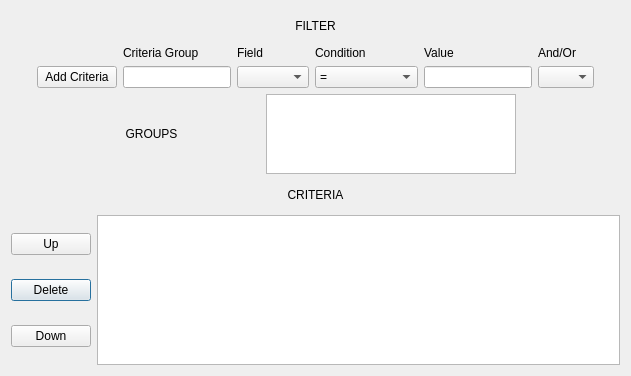
<?xml version="1.0" encoding="UTF-8"?>
<ui version="4.0">
 <class>CriteriaDialog</class>
 <widget class="QDialog" name="CriteriaDialog">
  <property name="geometry">
   <rect>
    <x>0</x>
    <y>0</y>
    <width>631</width>
    <height>376</height>
   </rect>
  </property>
  <property name="windowTitle">
   <string>Criteria</string>
  </property>
  <layout class="QGridLayout" name="gridLayout">
   <item row="0" column="0">
    <layout class="QGridLayout" name="gridLayout_6">
     <item row="0" column="0">
      <widget class="QLabel" name="labelFilter_2">
       <property name="sizePolicy">
        <sizepolicy hsizetype="Preferred" vsizetype="Preferred">
         <horstretch>0</horstretch>
         <verstretch>0</verstretch>
        </sizepolicy>
       </property>
       <property name="text">
        <string>FILTER</string>
       </property>
       <property name="alignment">
        <set>Qt::AlignCenter</set>
       </property>
      </widget>
     </item>
     <item row="3" column="0">
      <layout class="QGridLayout" name="gridLayout_9">
       <item row="0" column="0">
        <layout class="QGridLayout" name="gridLayout_10">
         <item row="1" column="0">
          <widget class="QPushButton" name="btnDeleteCriteria">
           <property name="sizePolicy">
            <sizepolicy hsizetype="Fixed" vsizetype="Fixed">
             <horstretch>0</horstretch>
             <verstretch>0</verstretch>
            </sizepolicy>
           </property>
           <property name="text">
            <string>Delete</string>
           </property>
          </widget>
         </item>
         <item row="0" column="0">
          <widget class="QPushButton" name="btnPushUp">
           <property name="sizePolicy">
            <sizepolicy hsizetype="Fixed" vsizetype="Fixed">
             <horstretch>0</horstretch>
             <verstretch>0</verstretch>
            </sizepolicy>
           </property>
           <property name="text">
            <string>Up</string>
           </property>
          </widget>
         </item>
         <item row="2" column="0">
          <widget class="QPushButton" name="btnPushDown">
           <property name="text">
            <string>Down</string>
           </property>
          </widget>
         </item>
        </layout>
       </item>
       <item row="0" column="1">
        <widget class="QTableView" name="tableViewCriteria">
         <property name="sizePolicy">
          <sizepolicy hsizetype="Expanding" vsizetype="Expanding">
           <horstretch>0</horstretch>
           <verstretch>0</verstretch>
          </sizepolicy>
         </property>
         <property name="minimumSize">
          <size>
           <width>0</width>
           <height>50</height>
          </size>
         </property>
         <property name="maximumSize">
          <size>
           <width>16777215</width>
           <height>150</height>
          </size>
         </property>
        </widget>
       </item>
      </layout>
     </item>
     <item row="1" column="0">
      <layout class="QGridLayout" name="gridLayout_7">
       <item row="0" column="0">
        <layout class="QGridLayout" name="gridLayout_8">
         <item row="1" column="1">
          <widget class="QLineEdit" name="lineEditGroup">
           <property name="sizePolicy">
            <sizepolicy hsizetype="Fixed" vsizetype="Fixed">
             <horstretch>0</horstretch>
             <verstretch>0</verstretch>
            </sizepolicy>
           </property>
           <property name="toolTip">
            <string>Enter name of criteria group (or leave blank)</string>
           </property>
          </widget>
         </item>
         <item row="0" column="1">
          <widget class="QLabel" name="labelGroup">
           <property name="text">
            <string>Criteria Group</string>
           </property>
          </widget>
         </item>
         <item row="1" column="3">
          <widget class="QComboBox" name="comboBoxCondition">
           <item>
            <property name="text">
             <string>=</string>
            </property>
           </item>
           <item>
            <property name="text">
             <string>!=</string>
            </property>
           </item>
           <item>
            <property name="text">
             <string>&gt;</string>
            </property>
           </item>
           <item>
            <property name="text">
             <string>&gt;=</string>
            </property>
           </item>
           <item>
            <property name="text">
             <string>&lt;=</string>
            </property>
           </item>
           <item>
            <property name="text">
             <string>&lt;</string>
            </property>
           </item>
           <item>
            <property name="text">
             <string>LIKE</string>
            </property>
           </item>
           <item>
            <property name="text">
             <string>NOT LIKE</string>
            </property>
           </item>
           <item>
            <property name="text">
             <string>IS NULL</string>
            </property>
           </item>
           <item>
            <property name="text">
             <string>IS NOT NULL</string>
            </property>
           </item>
          </widget>
         </item>
         <item row="0" column="2">
          <widget class="QLabel" name="labelField">
           <property name="text">
            <string>Field</string>
           </property>
          </widget>
         </item>
         <item row="1" column="5">
          <widget class="QComboBox" name="comboBoxAndOr">
           <item>
            <property name="text">
             <string/>
            </property>
           </item>
           <item>
            <property name="text">
             <string>AND</string>
            </property>
           </item>
           <item>
            <property name="text">
             <string>OR</string>
            </property>
           </item>
          </widget>
         </item>
         <item row="0" column="5">
          <widget class="QLabel" name="labelAndOr">
           <property name="text">
            <string>And/Or</string>
           </property>
          </widget>
         </item>
         <item row="1" column="2">
          <widget class="QComboBox" name="comboBoxField">
           <property name="toolTip">
            <string>The field to apply the criteria to</string>
           </property>
          </widget>
         </item>
         <item row="1" column="4">
          <widget class="QLineEdit" name="lineEditValue">
           <property name="sizePolicy">
            <sizepolicy hsizetype="Fixed" vsizetype="Fixed">
             <horstretch>0</horstretch>
             <verstretch>0</verstretch>
            </sizepolicy>
           </property>
          </widget>
         </item>
         <item row="0" column="4">
          <widget class="QLabel" name="labelValue">
           <property name="sizePolicy">
            <sizepolicy hsizetype="Fixed" vsizetype="Fixed">
             <horstretch>0</horstretch>
             <verstretch>0</verstretch>
            </sizepolicy>
           </property>
           <property name="text">
            <string>Value</string>
           </property>
          </widget>
         </item>
         <item row="0" column="3">
          <widget class="QLabel" name="labelCondition">
           <property name="text">
            <string>Condition</string>
           </property>
          </widget>
         </item>
         <item row="1" column="0">
          <widget class="QPushButton" name="btnAddCriteria">
           <property name="sizePolicy">
            <sizepolicy hsizetype="Fixed" vsizetype="Fixed">
             <horstretch>0</horstretch>
             <verstretch>0</verstretch>
            </sizepolicy>
           </property>
           <property name="text">
            <string>Add Criteria</string>
           </property>
          </widget>
         </item>
        </layout>
       </item>
       <item row="1" column="0">
        <layout class="QGridLayout" name="gridLayout_2">
         <property name="spacing">
          <number>0</number>
         </property>
         <item row="0" column="1">
          <widget class="QLabel" name="labelGroups">
           <property name="sizePolicy">
            <sizepolicy hsizetype="Fixed" vsizetype="Fixed">
             <horstretch>0</horstretch>
             <verstretch>0</verstretch>
            </sizepolicy>
           </property>
           <property name="minimumSize">
            <size>
             <width>75</width>
             <height>0</height>
            </size>
           </property>
           <property name="maximumSize">
            <size>
             <width>50</width>
             <height>50</height>
            </size>
           </property>
           <property name="text">
            <string>GROUPS</string>
           </property>
           <property name="alignment">
            <set>Qt::AlignCenter</set>
           </property>
          </widget>
         </item>
         <item row="0" column="2">
          <widget class="QListView" name="listViewGroups">
           <property name="sizePolicy">
            <sizepolicy hsizetype="Expanding" vsizetype="Expanding">
             <horstretch>0</horstretch>
             <verstretch>0</verstretch>
            </sizepolicy>
           </property>
           <property name="minimumSize">
            <size>
             <width>0</width>
             <height>0</height>
            </size>
           </property>
           <property name="maximumSize">
            <size>
             <width>250</width>
             <height>80</height>
            </size>
           </property>
           <property name="accessibleName">
            <string>0</string>
           </property>
          </widget>
         </item>
        </layout>
       </item>
      </layout>
     </item>
     <item row="2" column="0">
      <widget class="QLabel" name="labelCriteria">
       <property name="text">
        <string>CRITERIA</string>
       </property>
       <property name="alignment">
        <set>Qt::AlignCenter</set>
       </property>
      </widget>
     </item>
    </layout>
   </item>
  </layout>
 </widget>
 <resources/>
 <connections/>
</ui>
